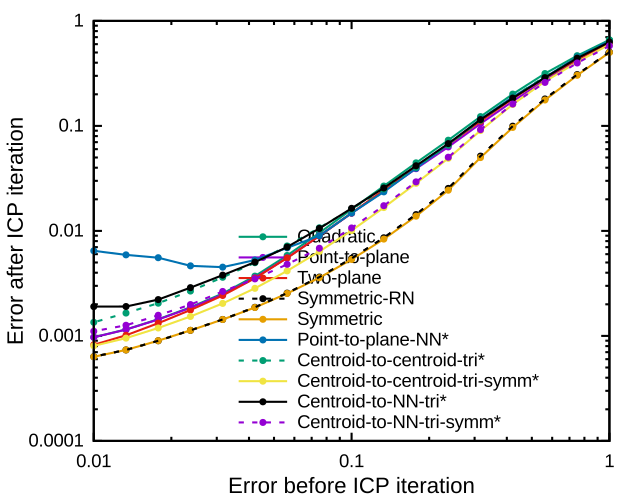

Reproduce this figure in gnuplot.
set term pdf lw 3 size 6.4,5.0 font "Helvetica,20"
set out "icpconvergence_bun2_bun3_ncf.pdf"
set style data linespoints
set log
set key bottom right reverse Left nobox
set xlabel "Error before ICP iteration" offset 0,0.3 font "Helvetica,24"
set ylabel "Error after ICP iteration" offset 1.3,0 font "Helvetica,24"
set format "%g"
plot \
 "bun2_bun3_5_1000.txt"   lc 2      pt 7 ps 0.6 title "Quadratic", \
 "bun2_bun3_1_1000.txt"   lc 1      pt 7 ps 0.6 title "Point-to-plane", \
 "bun2_bun3_3_1000.txt"   lc 7      pt 7 ps 0.6 title "Two-plane", \
 "bun2_bun3_4_1000.txt"   lc 8 dt 2 pt 7 ps 0.6 title "Symmetric-RN", \
 "bun2_bun3_2_1000.txt"   lc 4      pt 7 ps 0.6 title "Symmetric", \
 "bun2_bun3_4_1000.txt"  with lines lc 8 dt 2 notitle, \
 "bun2_bun3_9_30.txt"   lc 6      pt 7 ps 0.6 title "Point-to-plane-NN*", \
 "bun2_bun3_11_100.txt" lc 2 dt 2 pt 7 ps 0.6 title "Centroid-to-centroid-tri*", \
 "bun2_bun3_12_1000.txt" lc 5      pt 7 ps 0.6 title "Centroid-to-centroid-tri-symm*", \
 "bun2_bun3_15_50.txt" lc 8      pt 7 ps 0.6 title "Centroid-to-NN-tri*", \
 "bun2_bun3_16_50.txt" lc 1 dt 2 pt 7 ps 0.6 title "Centroid-to-NN-tri-symm*"
